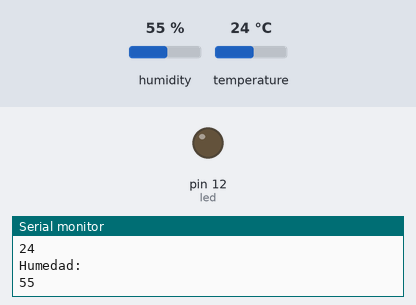
The sketch below on a simulated Arduino Uno, built with avr-gcc and run on an emulated ATmega328P. On the bench: output pins drawn as LEDs (lit = HIGH), the last lines printed to the serial monitor. The test bench sets the inputs (shaded band); at power-on: temperature 24 °C, humidity 55 %.

Above: at 3.8 s.
3.9 s: temperature set to 26 °C
8.7 s: temperature set to 29 °C
At 11.8 s:
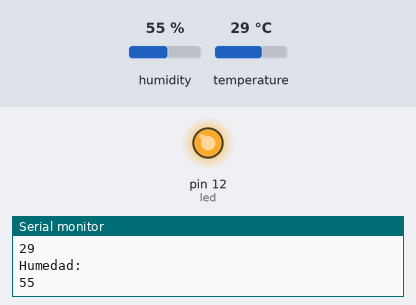
Timing chart, 0 to 13.3 s (numbered marks = the images above; inputs shaded):
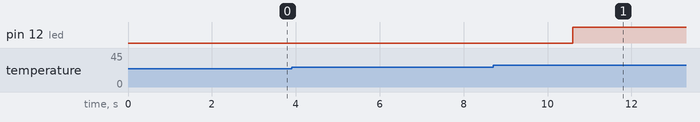

Measured:
- the behaviour switches between 27 and 28 °C on temperature (found by bisection; images 0 and 1)
- after the input at 8.7 s, pin 12 (led): LOW → HIGH after 1.9 s

The sketch:

Sensor_Temperatura_Humedad.ino
```cpp
#include <DHT.h>
#include <DHT_U.h>

#include <Adafruit_Sensor.h>


int led = 12;
int SENSOR = 13;
int temperatura;
int humedad;
DHT dht (SENSOR, DHT11);

void setup() {
  Serial.begin(9600);
  dht.begin();
  pinMode(led, OUTPUT);
}

void loop() {
  temperatura = dht.readTemperature();
  humedad = dht.readHumidity();
  delay(1000);
  Serial.println("Temperatura: ");
  Serial.println(temperatura);
  Serial.println("Humedad: ");
  Serial.println(humedad);
  delay(500);

  if(temperatura >= 28){
    digitalWrite(led, HIGH);
  }
}
```
